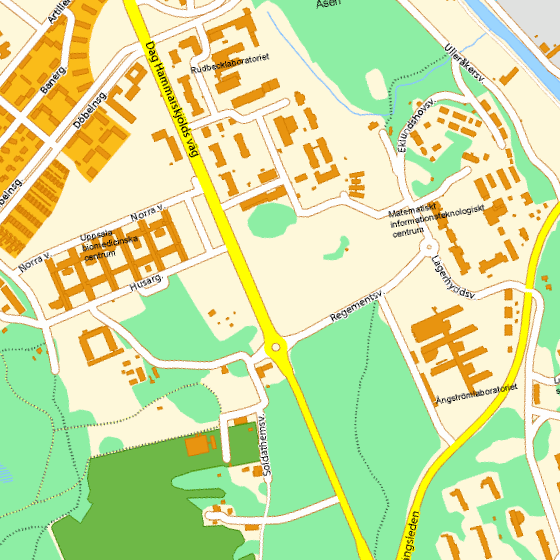
%> input picture Computer Assisted Image Analysis II/01.png, 560 x 560 px
$ octave image_registration.m   (GNU Octave 9; MATLAB toolbox functions it lacks are replaced by stand-ins)
%> lines starting %> are read from the running program, lines starting %| are printed output that depends on the picture
close all;
clear all;

% change this if you want to see the images line up
animate = true;

%% Load images
A = imread('01.png');
%> A is the input picture: size 560x560x3 uint8; mean R, G, B 206.8, 225.1, 162.5
B = imread('02.png');
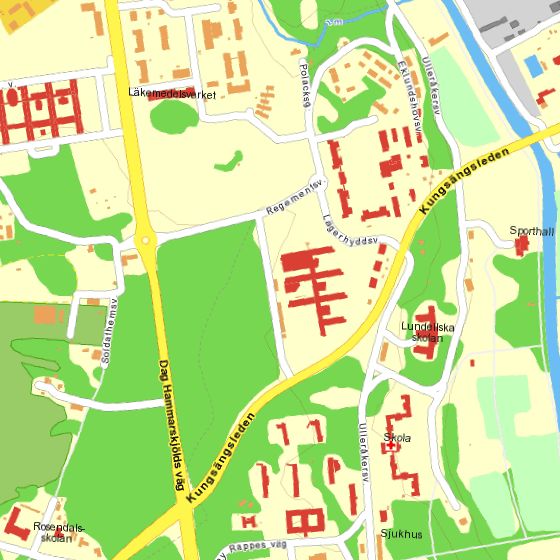
%> input picture Computer Assisted Image Analysis II/02.png, 560 x 560 px
%> B is the input picture: size 560x560x3 uint8; mean R, G, B 200.3, 226.3, 153.1
C = imread('03.png');
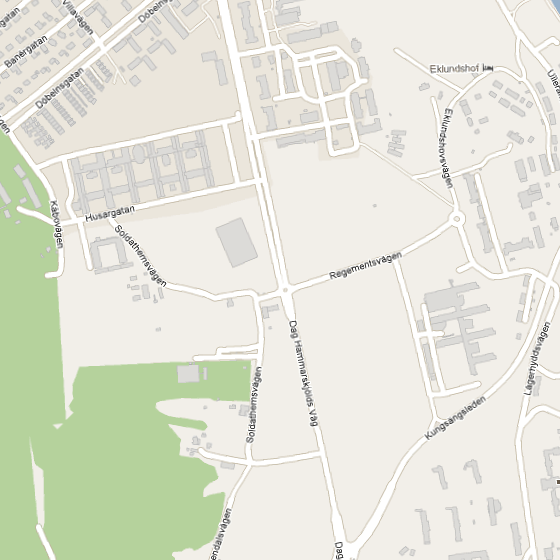
%> input picture Computer Assisted Image Analysis II/03.png, 560 x 560 px
%> C is the input picture: size 560x560x3 uint8; mean R, G, B 227.1, 229.2, 215.8

%% Store some parameters
orig_size = size(A);
%> orig_size = [560 560 3]
new_size = [200 200];
sf = orig_size(1:2)./new_size;
%> sf = [2.8 2.8]

%% Resize images. This is to make everything run faster
a = imresize(rgb2gray(A),new_size,'bilinear');
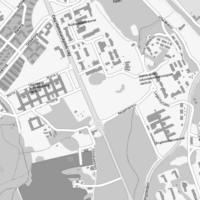
%> a: size 200x200 uint8; min 79, max 254, mean 212.5
b = imresize(rgb2gray(B),new_size,'bilinear');
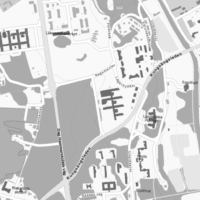
%> b: size 200x200 uint8; min 68, max 255, mean 210.1
c = imresize(rgb2gray(C),new_size,'bilinear');
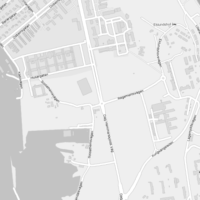
%> c: size 200x200 uint8; min 122, max 255, mean 226.9

%% Find B matches
%> (the run ends here)
